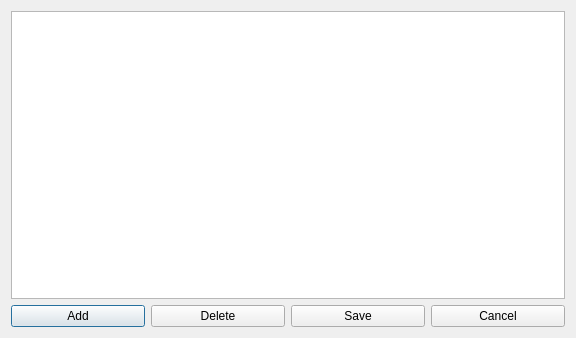
<?xml version="1.0" encoding="UTF-8"?>
<ui version="4.0">
 <class>Dialog_net_setting</class>
 <widget class="QDialog" name="Dialog_net_setting">
  <property name="geometry">
   <rect>
    <x>0</x>
    <y>0</y>
    <width>576</width>
    <height>338</height>
   </rect>
  </property>
  <property name="windowTitle">
   <string>Nets</string>
  </property>
  <layout class="QVBoxLayout" name="verticalLayout">
   <item>
    <widget class="QTableWidget" name="tableWidget_net"/>
   </item>
   <item>
    <layout class="QHBoxLayout" name="horizontalLayout">
     <item>
      <widget class="QPushButton" name="pushButton_add">
       <property name="text">
        <string>Add</string>
       </property>
      </widget>
     </item>
     <item>
      <widget class="QPushButton" name="pushButton_delete">
       <property name="text">
        <string>Delete</string>
       </property>
      </widget>
     </item>
     <item>
      <widget class="QPushButton" name="pushButton_save">
       <property name="text">
        <string>Save</string>
       </property>
      </widget>
     </item>
     <item>
      <widget class="QPushButton" name="pushButton_cancel">
       <property name="text">
        <string>Cancel</string>
       </property>
      </widget>
     </item>
    </layout>
   </item>
  </layout>
 </widget>
 <resources/>
 <connections/>
</ui>
